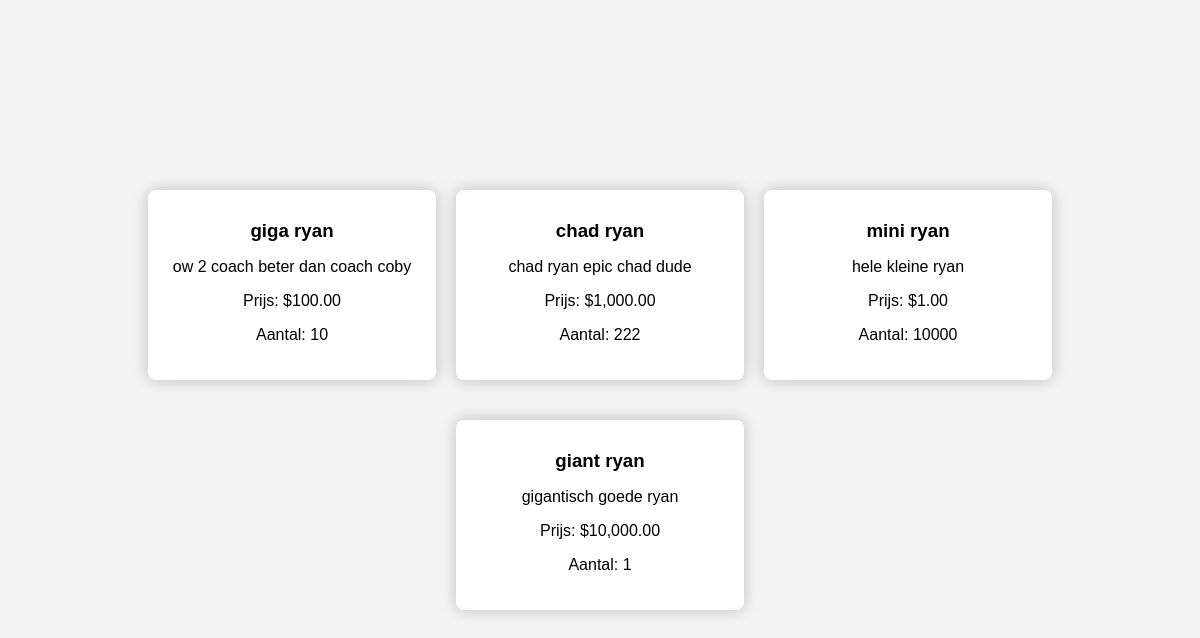
The page /view_products.php (signed in) on the database its author committed.
### tables this page shows
CREATE TABLE `product` (
  `id` int(11) NOT NULL,
  `naam` varchar(50) DEFAULT NULL,
  `beschrijving` text DEFAULT NULL,
  `prijs` float DEFAULT NULL,
  `aantal` int(11) DEFAULT NULL
);

### classes/product.php (called while the page is built, shortened)
<?php
class Product {
    private $db;
    public function __construct($db) {
        $this->db = $db;
    }
    public function getAllProducts() {
        try {
            $stmt = $this->db->prepare("SELECT * FROM product");
            $stmt->execute();
            return $stmt->fetchAll(PDO::FETCH_ASSOC);
        } catch (PDOException $e) {
            error_log($e->getMessage());
            return false;
        }
    }
}
?>

### view_products.php (the view, shortened to what this page needs)
<?php
require_once 'classes/product.php';
$dbInstance = (new Database())->getConnection();
$productInstance = new Product($dbInstance);
$products = array_filter($productInstance->getAllProducts(), function($product) {
    return $product['aantal'] > 0;
});
?>
<!DOCTYPE html>
<html lang="en">
<head>
</head>
<body>
    <div class="product-grid">
        <?php foreach ($products as $product): ?>
            <a href="view_product.php?id=<?= $product['id'] ?>" class="product-link">
                <div class="product">
                    <h3><?= $product['naam'] ?></h3>
                    <p><?= $product['beschrijving'] ?></p>
                    <p>Prijs: $<?= number_format($product['prijs'], 2) ?></p>
                    <p>Aantal: <?= $product['aantal'] ?></p>
                </div>
            </a>
        <?php endforeach; ?>
    </div>
</body>
</html>

### view_products.php (style rules this page uses)
body { font-family: 'Arial', sans-serif; background-color: #f4f4f4; margin: 0; padding: 0; display: flex; flex-direction: column; align-items: center; justify-content: center; min-height: 100vh; }
.product-grid { display: flex; flex-wrap: wrap; justify-content: center; gap: 20px; width: 80%; }
.product-link { text-decoration: none; color: inherit; display: block; width: 30%; margin: 10px 0; }
.product { background-color: white; padding: 20px; border-radius: 8px; box-shadow: 0px 0px 15px 1px rgba(0, 0, 0, 0.2); text-align: center; transition: all 0.3s; }
.product h3 { margin: 10px 0; }

### rows shown on the page
product: naam "giga ryan", beschrijving "ow 2 coach beter dan coach coby", prijs "100.00", aantal "10"
product: naam "chad ryan", beschrijving "chad ryan epic chad dude", prijs "1,000.00", aantal "222"
product: naam "mini ryan", beschrijving "hele kleine ryan", prijs "1.00", aantal "10000"
product: naam "giant ryan", beschrijving "gigantisch goede ryan", prijs "10,000.00", aantal "1"
